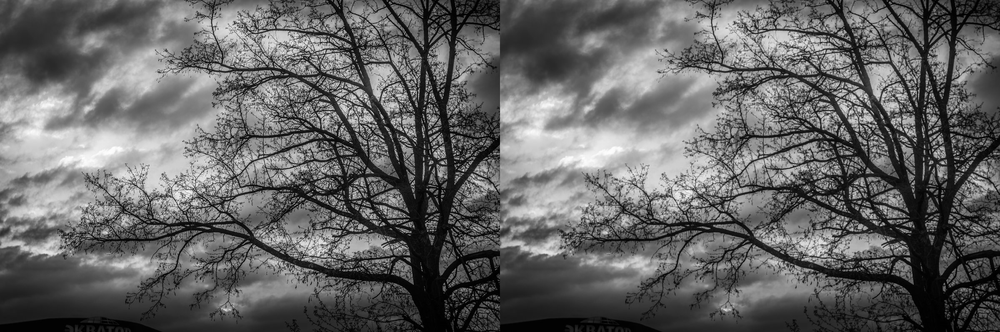
#> input picture lab3/out/1_combined.bmp, 1000 x 332 px, shrunk from 2400 x 798 before the run
$ python -i main.py   (imports and definitions only)
#> lines starting #> are read from the running program, lines starting #| are printed output that depends on the picture
#> in process_image, img is the input picture: PIL image 1000x332 L; min 0, max 254, mean 100.2
from PIL import Image
import numpy as np
import os
from itertools import product

BASE_DIR = "lab3"

def create_directories():
    os.makedirs(os.path.join(BASE_DIR, 'src'), exist_ok=True)
    os.makedirs(os.path.join(BASE_DIR, 'out'), exist_ok=True)

def sparse_cross_mask():
    return np.array([
        [0, 1, 0],
        [1, 1, 1],
        [0, 1, 0]
    ], dtype=bool)

def median_filter(image_array, mask):
    height, width = image_array.shape
#> height = 332; width = 1000
    filtered = np.zeros_like(image_array)
    pad_size = 1

    padded = np.pad(image_array, pad_size, mode='edge')
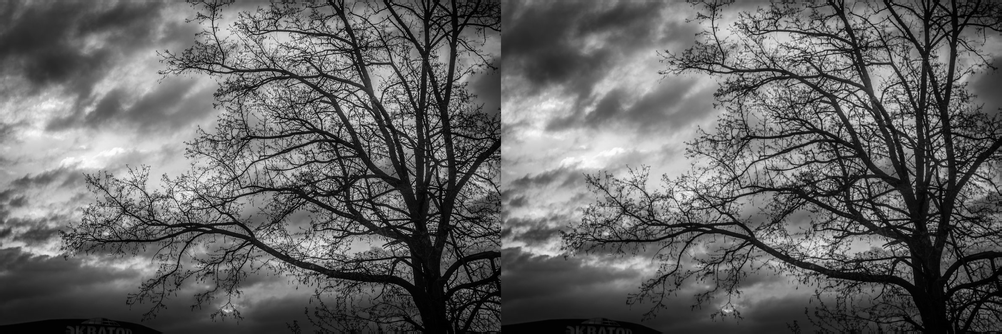
#> padded: shape (334, 1002); min 0, max 254, mean 99.9

    mask_coords = [(i, j) for i, j in product(range(3), range(3)) if mask[i,j]]

    for y in range(height):
        for x in range(width):
            values = [padded[y + i, x + j] for i, j in mask_coords]
            filtered[y, x] = sorted(values)[2]

    return filtered

def apply_to_color(img_color, mask):
    r, g, b = img_color.split()

    r_filtered = median_filter(np.array(r), mask)
    g_filtered = median_filter(np.array(g), mask)
    b_filtered = median_filter(np.array(b), mask)

    return Image.merge('RGB', (
        Image.fromarray(r_filtered),
        Image.fromarray(g_filtered),
        Image.fromarray(b_filtered)
    ))

def create_difference(original, filtered):
    return Image.fromarray(
        np.abs(original.astype(int) - filtered.astype(int)).astype(np.uint8)
    )
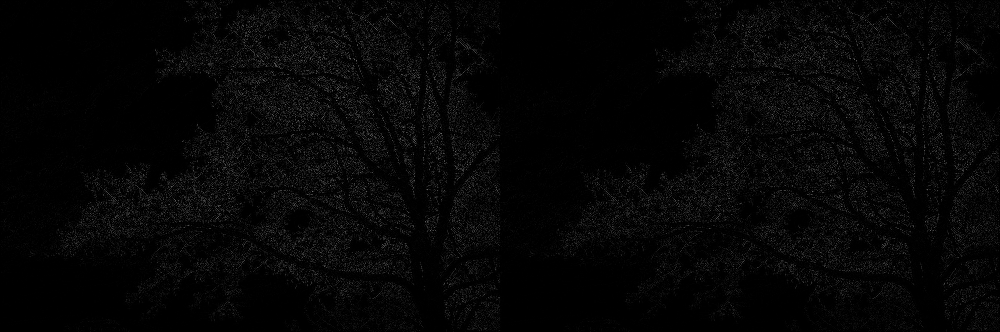
#> returned value: PIL image 1000x332 L; min 0, max 116, mean 5.7

def process_image(image_path, output_dir):
    try:
        with Image.open(image_path) as img:
            base_name = os.path.splitext(os.path.basename(image_path))[0]
            mask = sparse_cross_mask()

            if img.mode == 'L':
                grey_array = np.array(img)
                filtered_array = median_filter(grey_array, mask)
                filtered_img = Image.fromarray(filtered_array)

                diff_img = create_difference(grey_array, filtered_array)

                filtered_img.save(os.path.join(output_dir, f"{base_name}_filtered.bmp"))
                diff_img.save(os.path.join(output_dir, f"{base_name}_diff.bmp"))

            else:
                grey_img = img.convert('L')
                grey_array = np.array(grey_img)
                filtered_grey = median_filter(grey_array, mask)

                color_filtered = apply_to_color(img, mask)

                grey_img.save(os.path.join(output_dir, f"{base_name}_grey.bmp"))
                Image.fromarray(filtered_grey).save(os.path.join(output_dir, f"{base_name}_grey_filtered.bmp"))
                color_filtered.save(os.path.join(output_dir, f"{base_name}_color_filtered.bmp"))

                create_difference(grey_array, filtered_grey).save(
                    os.path.join(output_dir, f"{base_name}_grey_diff.bmp"))

            print(f"Обработано: {base_name}")

    except Exception as e:
        print(f"Ошибка обработки {image_path}: {str(e)}")

def main():
    create_directories()
    src_dir = os.path.join(BASE_DIR, 'src')
    out_dir = os.path.join(BASE_DIR, 'out')

    if not os.path.exists(src_dir):
        print(f"Директория не найдена: {src_dir}")
        return

    processed = 0
    for filename in os.listdir(src_dir):
        if filename.lower().endswith(('.bmp', '.png')):
            process_image(os.path.join(src_dir, filename), out_dir)
            processed += 1

    if processed == 0:
        print("Не найдено изображений .bmp/.png в папке src")
    else:
        print(f"Обработано изображений: {processed}")
        print(f"Результаты в: {os.path.abspath(out_dir)}")

# [2 lines not run here, left out]

>>> result = process_image('out/1_combined.bmp', 'out.png')
